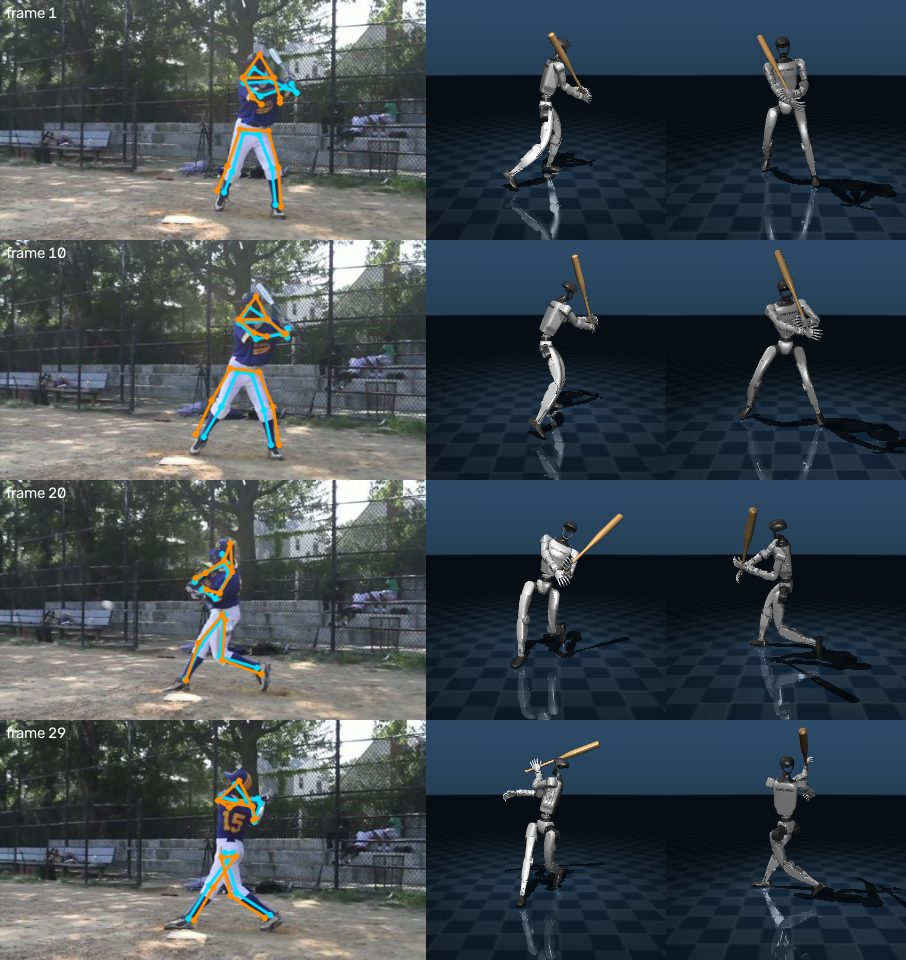
#> input picture web/info/media/critic_sheet.jpg, 906 x 960 px
$ python probe_models.py ../web/info/media/critic_sheet.jpg
#> lines starting #> are read from the running program, lines starting #| are printed output that depends on the picture
### core/argon.py
"""One adapter for every model call, with three backends selected by WORLDGYM_LLM:

- gemini : live Interactions API (background=True + polling, so "high" thinking never hits an HTTP timeout)
- replay : read <replay_dir>/<name>.json (stage-outage safety net; record once the demo video works)
- manual : write the request bundle and stop, so a human/other agent can answer it

Every request writes a bundle runs/<id>/argon/<name>/{system.md, prompt.md, attachments/, response.json}.
JSON hygiene: ask for ONE object, strip code fences, validate with pydantic, re-ask once with the validation error.

Runaway-loop guard (live backend only; NOT a spend limit). Identical requests are served from a content-addressed
cache and never re-hit the API. A process trips the guard when it makes more than WORLDGYM_MAX_CALLS (default 400)
live calls, issues the same request name more than WORLDGYM_MAX_REPEAT (default 4) times, or launches more than
WORLDGYM_MAX_AGENTS (default 16) Managed Agents. Every call is logged with its token usage to
.worldgym/api_ledger.jsonl for the scorecard.

Argon runs at thinking_level "high" with the full 65,536-token output window by default (thinking + answer share
it). Media calls are synchronous; text-only calls run in background mode and may ask for more than 65,536 tokens.
"""
from __future__ import annotations

import base64
import hashlib
import json
import mimetypes
import os
import re
import shutil
import threading
import time
from concurrent.futures import ThreadPoolExecutor
from dataclasses import dataclass
from datetime import date, datetime
from pathlib import Path
from typing import Callable, TypeVar

from dotenv import load_dotenv
from pydantic import BaseModel, ValidationError

REPO = Path(__file__).resolve().parents[1]

ARGON = "gemini-4-argon"
FLASH = "gemini-3.8-flash"
LITE = "gemini-3.5-flash-lite"
ROBOTICS_ER = "gemini-robotics-er-2-preview"   # spatial pointing / boxes: the dense-labelling subagent
REPLAY_DIR = Path(os.environ.get("WORLDGYM_REPLAY_DIR", REPO / "replay_cache"))
STATE = Path(os.environ.get("WORLDGYM_STATE", REPO / ".worldgym"))
INLINE_VIDEO_MAX = 18 * 1024 * 1024
POLL_S = 3.0
TIMEOUT_S = 20 * 60
DEFAULT_MAX_OUTPUT = 65536
USD_PER_M_IN, USD_PER_M_OUT = 2.0, 10.0
RETRYABLE = ("invalid json", "malformed", "please retry", "internal error", "unavailable", "deadline")
DROPPED = ("server disconnected", "connection reset", "connection aborted", "remote end closed")

T = TypeVar("T", bound=BaseModel)


def _load_env() -> None:
    """Repo .env first, then the parent folder's; accept the key under any capitalisation of GEMINI_API_KEY."""
    for p in (REPO / ".env", REPO.parent / ".env"):
        if p.exists():
            load_dotenv(p, override=False)
    if not os.environ.get("GEMINI_API_KEY"):
        for k, v in list(os.environ.items()):
            if k.strip().lower() == "gemini_api_key" and v.strip():
                os.environ["GEMINI_API_KEY"] = v.strip().strip("'\"")
                break


_load_env()


class ManualPending(Exception):
    """manual backend: the bundle is written; put response.json in it and re-run."""


class ArgonError(Exception):
    pass


class LoopGuardTripped(ArgonError):
    """A runaway loop was detected (too many live calls / repeats / agents in one process)."""


BudgetExceeded = LoopGuardTripped


@dataclass
class CallLog:
    name: str
    model: str
    backend: str
    seconds: float
    ok: bool
    cached: bool = False
    usd: float = 0.0


CALLS: list[CallLog] = []   # process-wide call log for the scorecard ("model calls")
AGENT_LAUNCHES: list[str] = []
_LOCK = threading.Lock()


# ----------------------------------------------------------------------------------------------------------------------
# Runaway-loop guard + usage ledger
# ----------------------------------------------------------------------------------------------------------------------

# [4 lines left out: function _caps, not called in this run]


def _ledger_path() -> Path:
    return STATE / "api_ledger.jsonl"


# [92 lines left out: functions ledger_today, spend_summary, check_budget, record_spend, _usage_dict, strip_fences and 1 more, not called in this run]


# ----------------------------------------------------------------------------------------------------------------------
# Adapter
# ----------------------------------------------------------------------------------------------------------------------

class Argon:
    def __init__(self, bundle_root: str | Path, backend: str | None = None, replay_dir: str | Path | None = None):
        self.root = Path(bundle_root)
        self.backend = backend or os.environ.get("WORLDGYM_LLM", "gemini")
        self.replay_dir = Path(replay_dir) if replay_dir else REPLAY_DIR
        self.use_cache = os.environ.get("WORLDGYM_CACHE", "1") != "0"
        self._client = None

    # [162 lines left out: functions client, _bundle, _parts, _upload, _create, _gemini and 2 more, not called in this run]

    def ask_json(self, name: str, system: str, prompt: str, schema: type[T], attachments: list[str | Path] = (),
                 model: str = ARGON, thinking: str = "high",
                 max_output_tokens: int = DEFAULT_MAX_OUTPUT, background: bool | None = None,
                 previous_id: str | None = None) -> tuple[T, dict]:
        rule = ("\n\nReturn exactly ONE JSON object and nothing else (no prose, no code fences). It must validate "
                f"against this JSON schema:\n{json.dumps(schema.model_json_schema())}")
        text, resp = self.ask_text(name, system, prompt + rule, attachments, model, thinking, json_mode=True,
                                   previous_id=previous_id, max_output_tokens=max_output_tokens, background=background)
        try:
            return schema.model_validate(parse_json(text)), resp
        except (ValidationError, json.JSONDecodeError, ValueError) as e:
            err = str(e)[:4000]
        fix = f"Your previous answer failed validation:\n{err}\n\nReturn the corrected single JSON object only."
        if resp.get("interaction_id") and self.backend == "gemini":  # multi-turn: no need to resend attachments
            # the chained turn still carries the images, so it must stay synchronous like the original call
            text2, resp2 = self.ask_text(f"{name}__fix", system, fix, (), model, thinking, json_mode=True,
                                         previous_id=resp["interaction_id"], max_output_tokens=max_output_tokens,
                                         background=False if attachments else background)
        else:
            text2, resp2 = self.ask_text(f"{name}__fix", system, f"{prompt}{rule}\n\nPrevious answer:\n{text[:20000]}"
                                         f"\n\n{fix}", attachments, model, thinking, json_mode=True,
                                         max_output_tokens=max_output_tokens)
        return schema.model_validate(parse_json(text2)), resp2


# [79 lines left out: functions call_summary, run_parallel, ask_with_tools, not called in this run]

### scripts/probe_models.py
"""Which models accept image input on this API key? One tiny synchronous call per model (+ one background check).

    uv run python scripts/probe_models.py [image.jpg]
"""
from __future__ import annotations

import json
import sys
import time
from pathlib import Path

import cv2
from pydantic import BaseModel

sys.path.insert(0, str(Path(__file__).resolve().parents[1]))
from core.argon import Argon  # noqa: E402

CANDIDATES = ["gemini-3.8-flash", "gemini-robotics-er-2-preview", "gemini-3.5-flash-lite", "gemini-3.7-flash",
              "gemini-4-argon"]


class Box(BaseModel):
    label: str
    box_2d: list[float]


def main() -> None:
    src = sys.argv[1] if len(sys.argv) > 1 else "demo/synthetic_panda_sort.mp4"
    out = Path(".worldgym/probe")
    out.mkdir(parents=True, exist_ok=True)
    img = out / "probe.jpg"
    if src.endswith(".mp4"):
        from core.video_probe import read_frame
        frame = read_frame(src, 0.5)
    else:
        frame = cv2.imread(src)
#> frame is the input picture: shape (960, 906, 3); mean B, G, R 79.9, 72.3, 62.9
    cv2.imwrite(str(img), cv2.resize(frame, (640, 360)))
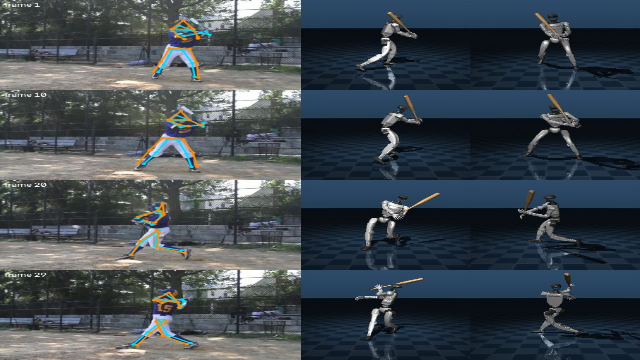
#> saved as probe.jpg: shape (360, 640, 3); mean B, G, R 79.8, 72.2, 62.9
    ar = Argon(out / "bundles")
    ar.use_cache = False
    rows = []
    for model, bg in [(m, False) for m in CANDIDATES] + [("gemini-3.8-flash", True)]:
        t0 = time.time()
        try:
            obj, resp = ar.ask_json(f"probe_{model}_{'bg' if bg else 'sync'}", "Precise spatial labeller.",
                                    "Give the box of the red cube as [ymin, xmin, ymax, xmax] normalised 0..1000.",
                                    Box, [img], model=model, thinking="low", max_output_tokens=1024, background=bg)
            rows.append({"model": model, "background": bg, "ok": True, "s": round(time.time() - t0, 1),
                         "box": obj.box_2d})
        except Exception as e:  # noqa: BLE001
            rows.append({"model": model, "background": bg, "ok": False, "s": round(time.time() - t0, 1),
                         "error": str(e)[:160]})
        print(json.dumps(rows[-1]), flush=True)


if __name__ == "__main__":
    main()
